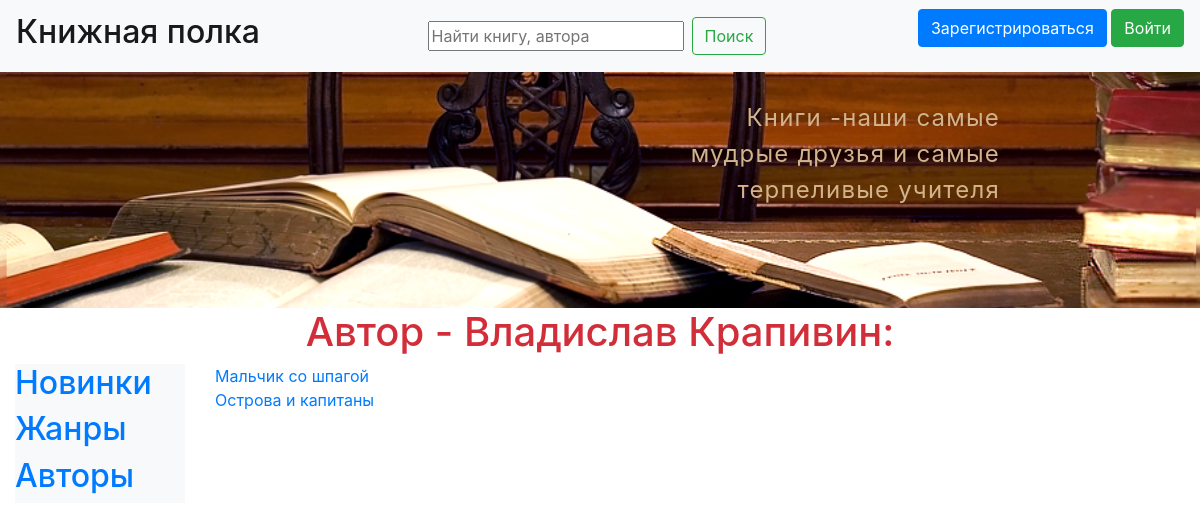
The app's page /author/15 with its own data.
### data/authors.py (models this page shows, shortened)
class Authors(SqlAlchemyBase, UserMixin):
    __tablename__ = 'authors'
    id = sqlalchemy.Column(sqlalchemy.Integer,
                           primary_key=True, autoincrement=True)
    surname = sqlalchemy.Column(sqlalchemy.String(50), nullable=True)
    name = sqlalchemy.Column(sqlalchemy.String(50), nullable=True)
    middlename = sqlalchemy.Column(sqlalchemy.String(50), nullable=True)
    books = orm.relation("Books", back_populates='author')

### data/books.py (models this page shows)
class Books(SqlAlchemyBase):
    __tablename__ = 'books'
    id = sqlalchemy.Column(sqlalchemy.Integer,
                           primary_key=True, autoincrement=True)
    title = sqlalchemy.Column(sqlalchemy.String(150), nullable=True)
    description = sqlalchemy.Column(sqlalchemy.String, nullable=True)
    created_date = sqlalchemy.Column(sqlalchemy.DateTime,
                                     default=datetime.datetime.now)
    is_private = sqlalchemy.Column(sqlalchemy.Boolean, default=True)
    author_id = sqlalchemy.Column(sqlalchemy.Integer,
                                  sqlalchemy.ForeignKey("authors.id"))
    author = orm.relation('Authors')
    user_id = sqlalchemy.Column(sqlalchemy.Integer,
                                sqlalchemy.ForeignKey("users.id"))
    user = orm.relation('Users')
    genre = orm.relation("Genres", secondary="book_to_genres", backref="books")

### main.py (the view)
@app.route('/author/<int:id>')
def author_detail(id):
    session = db_session.create_session()
    author = session.query(Authors).filter(Authors.id == id).first()
    books = author.books
    return render_template('author_detail.html', books=books, author=author)

### data/db_session.py (called while the page is built)
def create_session() -> Session:
    global __factory
    return __factory()

### templates/author_detail.html (shortened to what this page needs)
{% extends 'base.html'%}
{% block content_title %}
Автор - {{ author.name}} {{ author.surname}}:
{% endblock %}
{% block content%}
{% for book in books %}
<div class="books">
    <a href="{{url_for('book', id=book.id)}}">{{book.title}}</a>
</div>
{% endfor %}
{% endblock %}

### records on screen
Authors: name "Владислав", surname "Крапивин"
Books: title "Мальчик со шпагой"
Books: title "Острова и капитаны"
